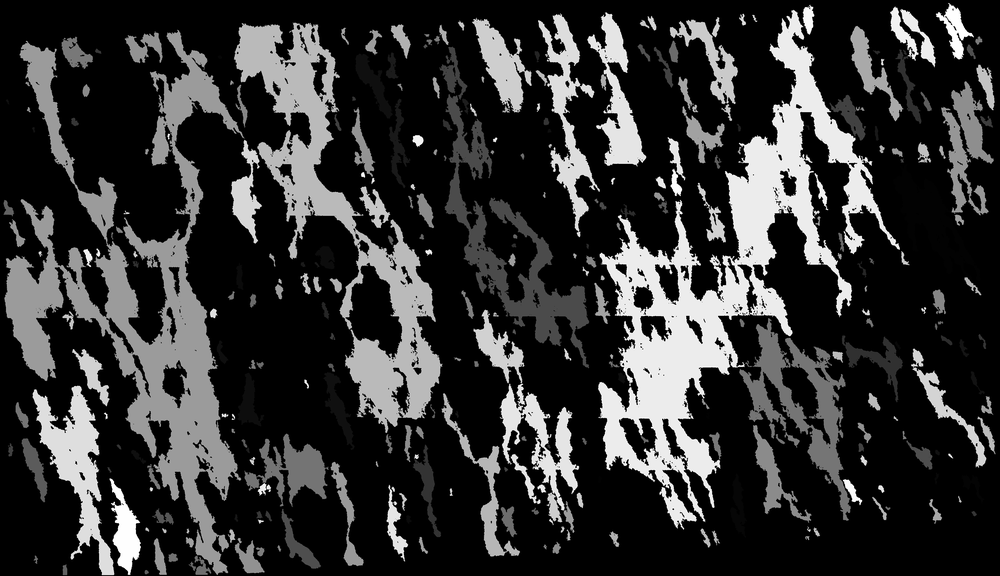
#> input picture Chemistry_Images/SI_img4.png, 1000 x 576 px, shrunk from 3523 x 2028 before the run, found by its file name
$ jupyter execute --allow-errors boundaries.ipynb   (shell and % lines are left out)
#> lines starting #> are read from the running program, lines starting #| are printed output that depends on the picture
[cell 1]
##########################################################
#
#   DO NOT RUN ALL CELLS. YOU ARE GUARANTEED AN ERROR!
#
##########################################################

#NOTE: If you fork this, be sure to change the filepath in the directory map

#NOTE: NOTE: You're probably only interested in the last cells

[cell 2]
# from google.colab import drive
# drive.mount('/content/drive')

[cell 3]
# # Clean up
# # Run this cell in order to see your changes in your Drive
# drive.flush_and_unmount()

[cell 4]
import tensorflow as tf
import scipy
import scipy.ndimage as ndi
import numpy as np
import skimage
from skimage import io, filters
from skimage import data, img_as_float
import skimage.util.noise as noise
from skimage.restoration import denoise_bilateral
import matplotlib.pyplot as plt
import os
import math

import skimage
from skimage import img_as_ubyte
from skimage import exposure
from skimage import filters
from skimage import io
from skimage import color
from skimage import feature
from skimage import segmentation
from skimage import morphology
import scipy.ndimage as ndi
import numpy as np
import matplotlib.pyplot as plt

from skimage.filters import sobel
from skimage.segmentation import felzenszwalb
from skimage.segmentation import mark_boundaries
from skimage.measure import label
from skimage.color import label2rgb

[cell 5]
print("Num GPUs Available: ", len(tf.config.experimental.list_physical_devices('GPU')))
#> (this line was passed over: tensorflow is not available in this run)

tf.config.list_physical_devices('GPU')
#> (this line was passed over: tensorflow is not available in this run)

[cell 6]
dir_map = {
    'IMAGES_DIR':'drive/Shareddrives/Grain Detection Project Trello/Joel/boundaries/images',
    'WATERSHED_DIR':'drive/Shareddrives/Grain Detection Project Trello/Joel/boundaries/images/watershed',
    'SLIC_DIR' :'drive/Shareddrives/Grain Detection Project Trello/Joel/boundaries/images/slic',
    'FELZ_DIR' : 'drive/Shareddrives/Grain Detection Project Trello/Joel/boundaries/images/felz',
}

for _, path in dir_map.items():
    dir = os.getcwd() + '/' + path
    if not os.path.exists(dir):
        os.makedirs(dir)
        print(f'Directory "{str(dir)}" created')
    else:
        print(f'Directory "{str(dir)}" already exists')

# You can ignore this

[cell 7]
# REGION BASED SEGMENTATION
#
# NOTE: looks a lot line canny, but less skeletal.... smoother. white rings at near grain boundaries
filename = "./si_ka.png"
#> (the rest of this cell did not finish here and is left out)

# SLIC Segmentation 1

[cell 8]
filename = dir_map['IMAGES_DIR'] + '/cropped_band_image.png'
# filename = dir_map['IMAGES_DIR'] + '/binary_phase_color.png'

#> (the rest of this cell did not finish here and is left out)

# SLIC Segmentation 2

#> (a cell that did not finish here is left out)

# Edge Detection (Canny)

[cell 10]
from skimage import data, io, segmentation, color
from skimage import graph
import numpy as np


# [42 lines left out: functions _weight_mean_color, merge_mean_color, not called in this run]


# filename = "./si_ka.png"
# filename = "./11CSR01-p-(Si).bmp"
filename = './cropped_band_image.png'
#> filename = './cropped_band_image.png'

#> (the rest of this cell did not finish here and is left out)

# Watershed Segmentation

[cell 11]
# filename = "./si_ka.png"
# filename = "./11CSR01-p-(Si).bmp"
filename = './cropped_band_image.png'
# filename = './euler_phase.png'

#> (the rest of this cell did not finish here and is left out)

  # Felzenszwalbs (Good Candidate)

[cell 12]
from skimage.filters import sobel
from skimage.segmentation import felzenszwalb
from skimage.segmentation import mark_boundaries
from skimage.util import img_as_float
from skimage.measure import label
from skimage.color import label2rgb

# [49 lines of commented-out code are left out]

[cell 13]
# [6 lines left out: function preprocess, not called in this run]

def get_felzenszwalb(image, scale=1.0, sigma=0.8, min_size=10):
    '''
        Performs Felzenszwalbs segmentation and returns the segmented mask
    '''
    return felzenszwalb(image, scale=scale, sigma=sigma, min_size=min_size)

def get_labeled_and_overlayed(image, mask):
    '''
        Generates the labeled image of `image`, overlays the labeled image it
        on top of `image`, and returns both the labeled and overlayed images
    '''
    labeled = label(mask)
    overlayed = label2rgb(labeled, image=image)
    return labeled, overlayed

def get_marked_boundaries(image, mask, color='red', background=True):
    colors = {'red':(1,0,0), 'green':(0,1,0), 'blue':(0,0,1), 'yellow':(1,1,0), 'white':(1,1,1) }
    assert(colors[color] is not None)

    if not background:
        image = np.zeros_like(image)

    # Cast to [0..255] so it can be saved
    return (mark_boundaries(image, mask, color=colors[color]) * 255).astype(np.uint8)

def outline_boundaries(image, marked, color='black'):
    '''
        Returns a copy of `image` overlayed with `marked`
    '''
    print(image.shape, image.dtype, marked.shape, marked.dtype)
    assert(image.shape == marked.shape)

    colors = {'red':0, 'green':1, 'blue':2, 'black':3, 'white':4, 'yellow':5}
    assert(colors[color] is not None)

    outlined = image.copy()
    for i in range(marked.shape[0]):
        for j in range(marked.shape[1]):
            if marked[i,j,:].any() > 0:
                if color == 'black':
                    outlined[i,j,:] = 0
                elif color == 'white':
                    outlined[i,j,:] = 1
                elif color == 'yellow':
                    outlined[i,j,0:2] = 1
                else:
                    outlined[i,j,v] = 1
    return (outlined * 255).astype(np.uint8)


def segment_boundaries(image, scale, sigma, min_size, outline_color='black'):
    '''
        Segments the boundaries of an image using Felzenszwalb, marks the boundaries
        and returns the boundaries segmented onto the labeled image
    '''
    # Get the segmentation mask using Felzenszwalb
    mask = get_felzenszwalb(image, scale=scale, sigma=sigma, min_size=min_size)
    # Mark boundaries of the image using the mask
    marked = get_marked_boundaries(image, mask, background=False)
    # Get the labeled image overlayed with the mask
    _, overlay = get_labeled_and_overlayed(image, mask)
    # Return the segmented, labeled overlayed image with its boundaries outlined
    return outline_boundaries(overlay, marked, outline_color)

[cell 14]
# filename = dir_map['IMAGES_DIR'] + '/cropped_band_image.png'
# filename = dir_map['IMAGES_DIR'] + '/band_image.png'
filename = 'Chemistry_images/SI_img4.png'
#> filename = 'Chemistry_images/SI_img4.png'
image = io.imread(filename)
#> image is the input picture: shape (576, 1000); min 0, max 255, mean 51
# image = preprocess(image)
segmented = segment_boundaries(image, scale=300, sigma=0.8, min_size=200, outline_color='black')
#> in get_felzenszwalb, `return felzenszwalb(image, scale=scale, sigma=sigma, min_size=min_size)`:
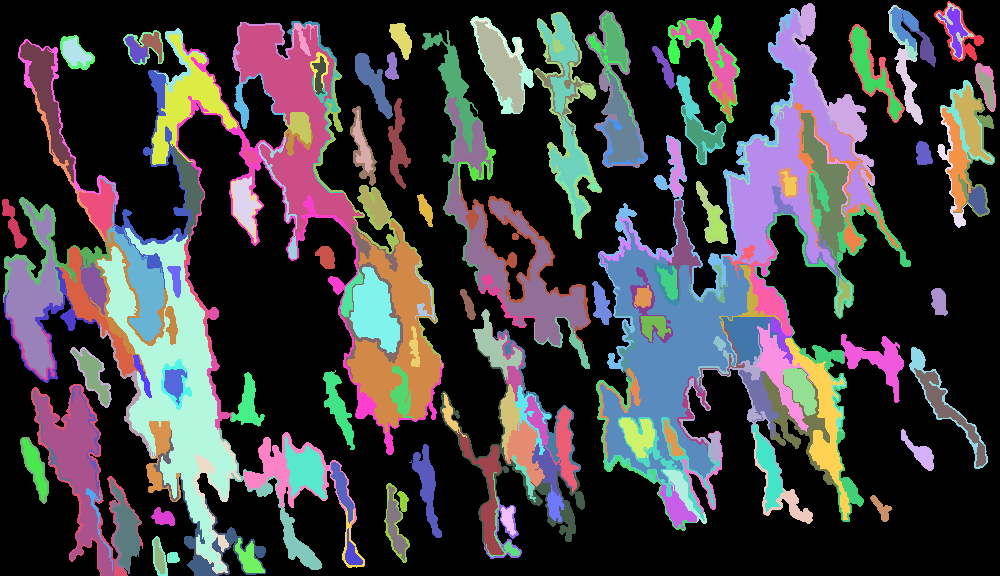
#> returned value: shape (576, 1000) int64; 215 distinct labels, from 0 to 214; one colour per label, 0 black
#> in get_marked_boundaries, `return (mark_boundaries(image, mask, color=colors[color]) * 255).astyp..`:
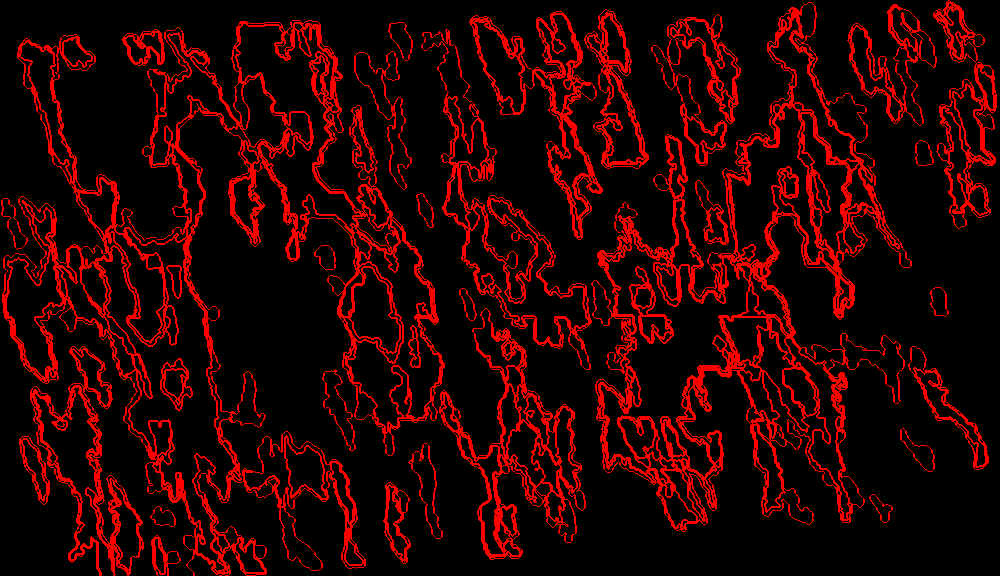
#> returned value: shape (576, 1000, 3); mean of channels 0, 1, 2 39.4, 0, 0; drawn as R, G, B
#> in get_labeled_and_overlayed, `overlayed = label2rgb(labeled, image=image)`:
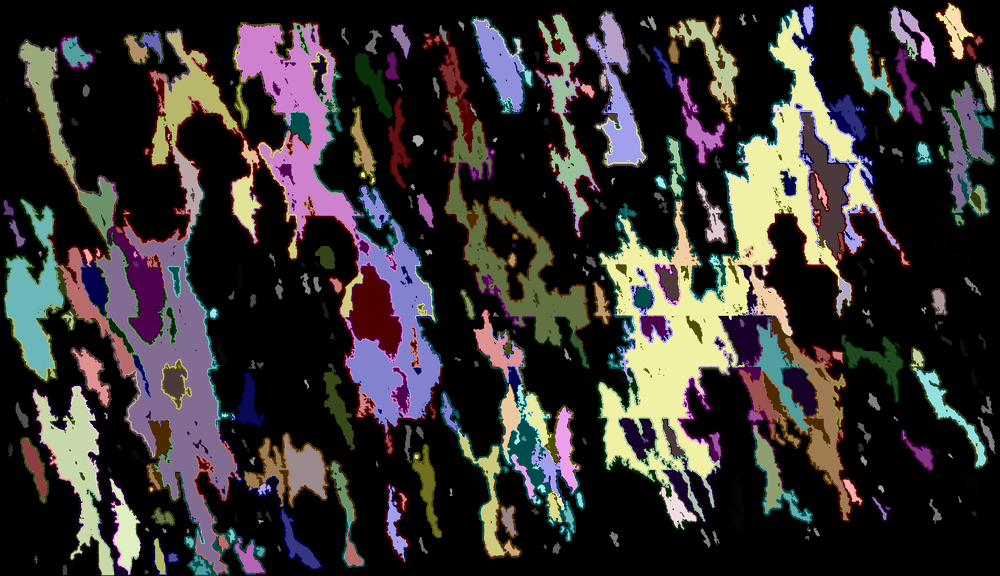
#> overlayed: shape (576, 1000, 3) float64; mean R, G, B 0.215, 0.198, 0.194
#| (576, 1000, 3) float64 (576, 1000, 3) uint8
#> after the loop in outline_boundaries, `for i in range(marked.shape[0]):`:
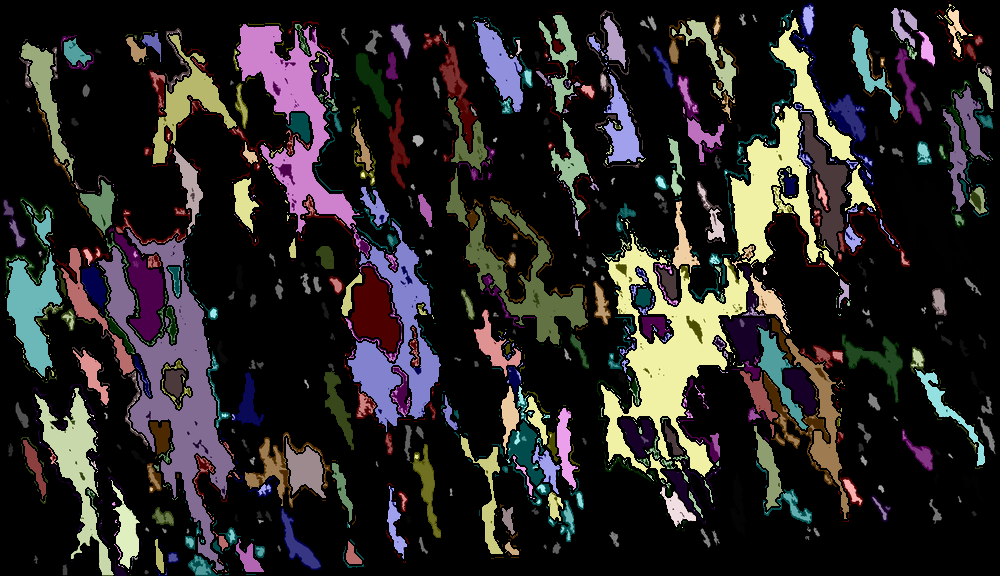
#> outlined: shape (576, 1000, 3) float64; mean R, G, B 0.162, 0.149, 0.146

plt.imshow(segmented)

$ run again, with Euler_Images/combined.png copied over Chemistry_Images/SI_img4.png
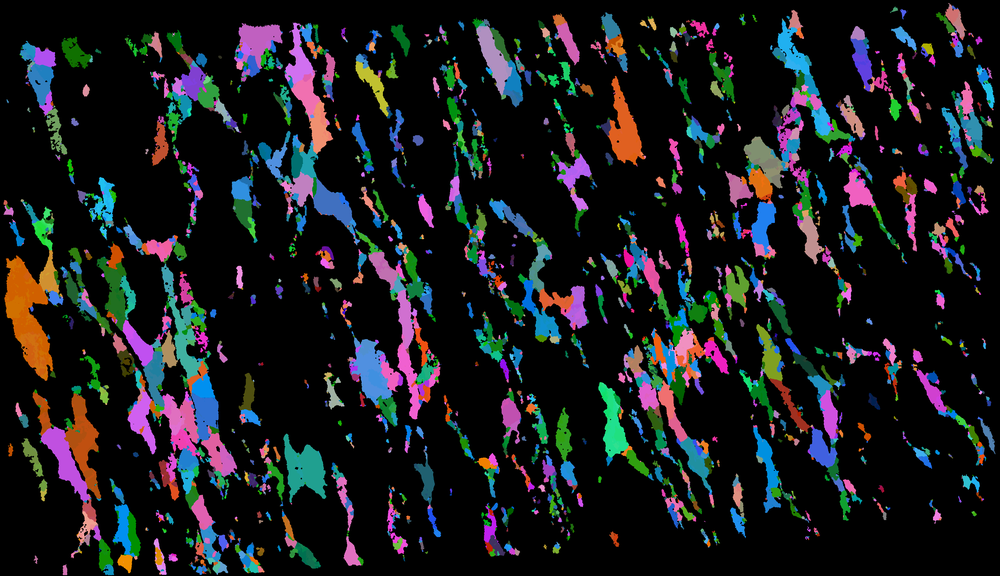
#> input picture Euler_Images/combined.png, 1000 x 576 px, shrunk from 3523 x 2028 before the run, found by its file name
#> `filename = './cropped_band_image.png'`: filename = './cropped_band_image.png'
#> `filename = 'Chemistry_images/SI_img4.png'`: filename = 'Chemistry_images/SI_img4.png'
#> image is the input picture: shape (576, 1000, 3); mean R, G, B 26, 27.5, 30.4
#> in get_felzenszwalb, `return felzenszwalb(image, scale=scale, sigma=sigma, min_size=min_size)`:
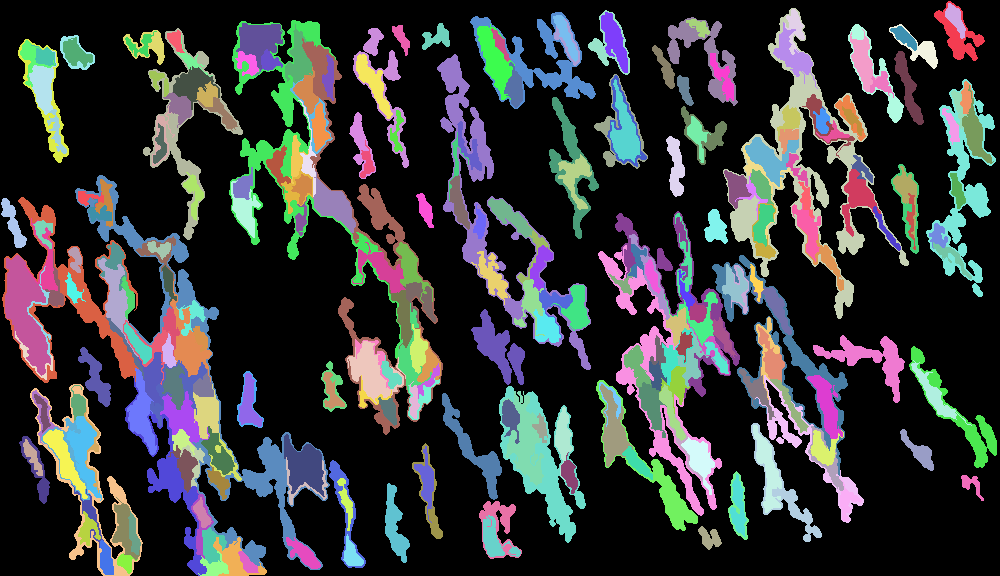
#> returned value: shape (576, 1000) int64; 282 distinct labels, from 0 to 281; one colour per label, 0 black
#| (576, 1000, 3) float64 (576, 1000, 3) uint8
#> after the loop in outline_boundaries, `for i in range(marked.shape[0]):`:
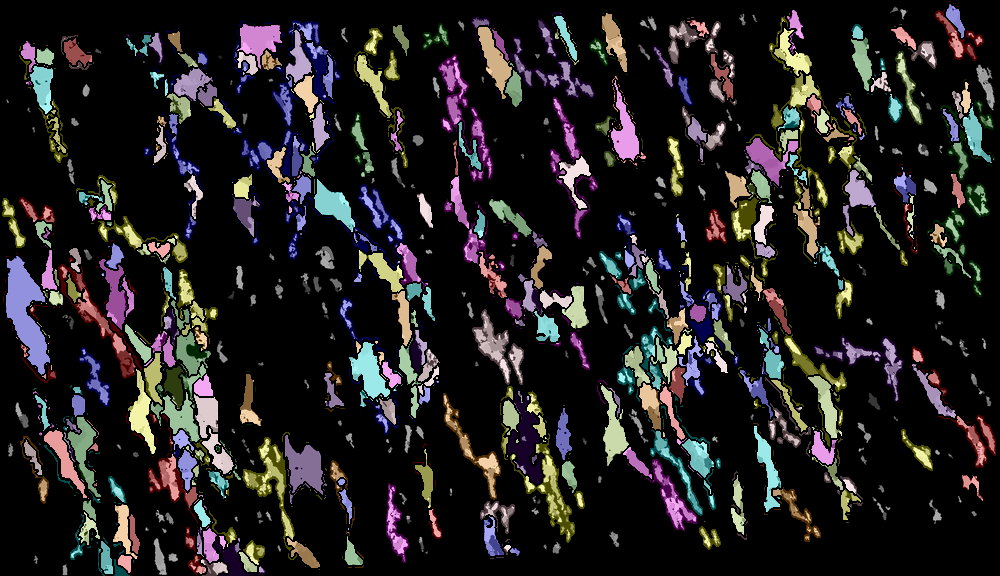
#> outlined: shape (576, 1000, 3) float64; mean R, G, B 0.139, 0.129, 0.13
